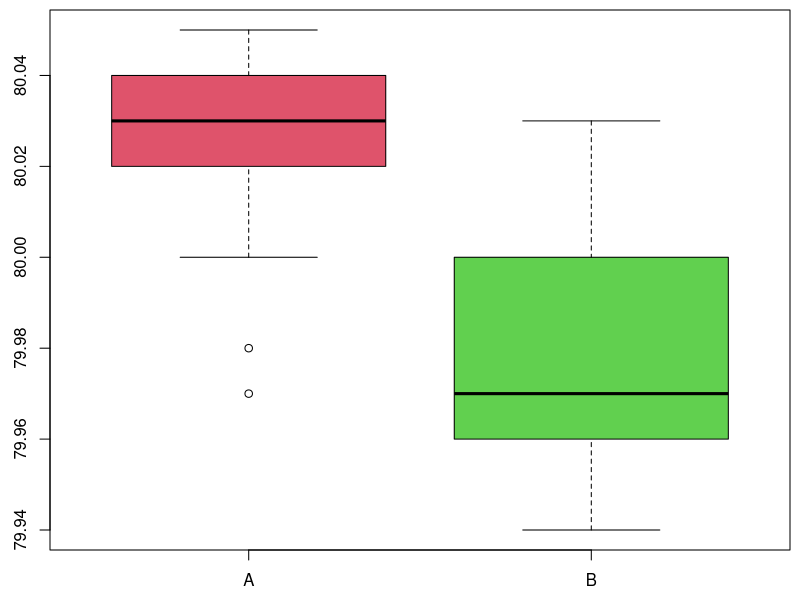

Write R code to recreate this figure.
A <- c(79.98, 80.04, 80.02, 80.04, 80.03, 80.03, 80.04,
       79.97, 80.05, 80.03, 80.02, 80.00, 80.02)    
B <- c(80.02, 79.94, 79.98, 79.97, 79.97, 80.03, 79.95,
       79.97)        
par(mai=c(0.5,0.5, 0.1, 0.1))
boxplot(A, B, names = c('A', 'B'), col = c(2, 3))
